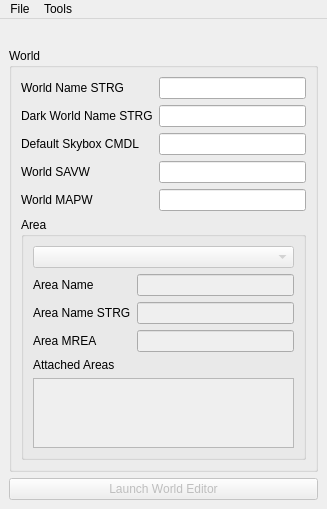
<?xml version="1.0" encoding="UTF-8"?>
<ui version="4.0">
 <class>CStartWindow</class>
 <widget class="QMainWindow" name="CStartWindow">
  <property name="geometry">
   <rect>
    <x>0</x>
    <y>0</y>
    <width>327</width>
    <height>487</height>
   </rect>
  </property>
  <property name="windowTitle">
   <string>Prime World Editor</string>
  </property>
  <widget class="QWidget" name="centralwidget">
   <layout class="QVBoxLayout" name="verticalLayout">
    <item>
     <widget class="QLabel" name="WorldNameLabel">
      <property name="text">
       <string/>
      </property>
     </widget>
    </item>
    <item>
     <layout class="QHBoxLayout" name="horizontalLayout">
      <item>
       <widget class="QGroupBox" name="WorldGroupBox">
        <property name="sizePolicy">
         <sizepolicy hsizetype="Expanding" vsizetype="Expanding">
          <horstretch>0</horstretch>
          <verstretch>0</verstretch>
         </sizepolicy>
        </property>
        <property name="title">
         <string>World</string>
        </property>
        <layout class="QVBoxLayout" name="verticalLayout_3">
         <item>
          <layout class="QFormLayout" name="formLayout">
           <item row="0" column="0">
            <widget class="QLabel" name="WorldNameSTRGLabel">
             <property name="text">
              <string>World Name STRG</string>
             </property>
            </widget>
           </item>
           <item row="0" column="1">
            <widget class="QLineEdit" name="WorldNameSTRGLineEdit"/>
           </item>
           <item row="1" column="0">
            <widget class="QLabel" name="DarkWorldNameSTRGLabel">
             <property name="text">
              <string>Dark World Name STRG</string>
             </property>
            </widget>
           </item>
           <item row="1" column="1">
            <widget class="QLineEdit" name="DarkWorldNameSTRGLineEdit"/>
           </item>
           <item row="2" column="0">
            <widget class="QLabel" name="DefaultSkyboxCMDLLabel">
             <property name="text">
              <string>Default Skybox CMDL</string>
             </property>
            </widget>
           </item>
           <item row="2" column="1">
            <widget class="QLineEdit" name="DefaultSkyboxCMDLLineEdit"/>
           </item>
           <item row="3" column="0">
            <widget class="QLabel" name="WorldSAVWLabel">
             <property name="text">
              <string>World SAVW</string>
             </property>
            </widget>
           </item>
           <item row="3" column="1">
            <widget class="QLineEdit" name="WorldSAVWLineEdit"/>
           </item>
           <item row="4" column="0">
            <widget class="QLabel" name="WorldMAPWLabel">
             <property name="text">
              <string>World MAPW</string>
             </property>
            </widget>
           </item>
           <item row="4" column="1">
            <widget class="QLineEdit" name="WorldMAPWLineEdit"/>
           </item>
          </layout>
         </item>
         <item>
          <widget class="QGroupBox" name="AreaGroupBox">
           <property name="title">
            <string>Area</string>
           </property>
           <property name="checkable">
            <bool>false</bool>
           </property>
           <layout class="QVBoxLayout" name="verticalLayout_2">
            <item>
             <widget class="QComboBox" name="AreaSelectComboBox">
              <property name="enabled">
               <bool>false</bool>
              </property>
              <property name="sizePolicy">
               <sizepolicy hsizetype="Expanding" vsizetype="Fixed">
                <horstretch>0</horstretch>
                <verstretch>0</verstretch>
               </sizepolicy>
              </property>
             </widget>
            </item>
            <item>
             <layout class="QFormLayout" name="formLayout_2">
              <item row="0" column="0">
               <widget class="QLabel" name="AreaNameLabel">
                <property name="text">
                 <string>Area Name</string>
                </property>
               </widget>
              </item>
              <item row="0" column="1">
               <widget class="QLineEdit" name="AreaNameLineEdit">
                <property name="enabled">
                 <bool>false</bool>
                </property>
               </widget>
              </item>
              <item row="1" column="0">
               <widget class="QLabel" name="AreaNameSTRGLabel">
                <property name="text">
                 <string>Area Name STRG</string>
                </property>
               </widget>
              </item>
              <item row="1" column="1">
               <widget class="QLineEdit" name="AreaNameSTRGLineEdit">
                <property name="enabled">
                 <bool>false</bool>
                </property>
               </widget>
              </item>
              <item row="2" column="0">
               <widget class="QLabel" name="AreaMREALabel">
                <property name="text">
                 <string>Area MREA</string>
                </property>
               </widget>
              </item>
              <item row="2" column="1">
               <widget class="QLineEdit" name="AreaMREALineEdit">
                <property name="enabled">
                 <bool>false</bool>
                </property>
               </widget>
              </item>
             </layout>
            </item>
            <item>
             <layout class="QVBoxLayout" name="verticalLayout_4">
              <property name="sizeConstraint">
               <enum>QLayout::SetDefaultConstraint</enum>
              </property>
              <property name="leftMargin">
               <number>0</number>
              </property>
              <item>
               <widget class="QLabel" name="AttachedAreasLabel">
                <property name="text">
                 <string>Attached Areas</string>
                </property>
               </widget>
              </item>
              <item>
               <widget class="QListWidget" name="AttachedAreasList">
                <property name="enabled">
                 <bool>false</bool>
                </property>
               </widget>
              </item>
             </layout>
            </item>
           </layout>
          </widget>
         </item>
        </layout>
       </widget>
      </item>
     </layout>
    </item>
    <item>
     <widget class="QPushButton" name="LaunchWorldEditorButton">
      <property name="enabled">
       <bool>false</bool>
      </property>
      <property name="sizePolicy">
       <sizepolicy hsizetype="Expanding" vsizetype="Fixed">
        <horstretch>0</horstretch>
        <verstretch>0</verstretch>
       </sizepolicy>
      </property>
      <property name="text">
       <string>Launch World Editor</string>
      </property>
     </widget>
    </item>
   </layout>
  </widget>
  <widget class="QMenuBar" name="menubar">
   <property name="geometry">
    <rect>
     <x>0</x>
     <y>0</y>
     <width>327</width>
     <height>21</height>
    </rect>
   </property>
   <widget class="QMenu" name="menuFile">
    <property name="title">
     <string>File</string>
    </property>
    <addaction name="actionOpen_MLVL"/>
    <addaction name="actionExtract_PAK"/>
   </widget>
   <widget class="QMenu" name="menuTools">
    <property name="title">
     <string>Tools</string>
    </property>
    <addaction name="actionLaunch_model_viewer"/>
   </widget>
   <addaction name="menuFile"/>
   <addaction name="menuTools"/>
  </widget>
  <action name="actionOpen_pak">
   <property name="text">
    <string>Create new...</string>
   </property>
  </action>
  <action name="actionOpen_MLVL">
   <property name="text">
    <string>Open</string>
   </property>
  </action>
  <action name="actionExtract_PAK">
   <property name="text">
    <string>Extract PAK</string>
   </property>
  </action>
  <action name="actionLaunch_model_viewer">
   <property name="text">
    <string>Launch model viewer</string>
   </property>
  </action>
 </widget>
 <resources/>
 <connections/>
</ui>
